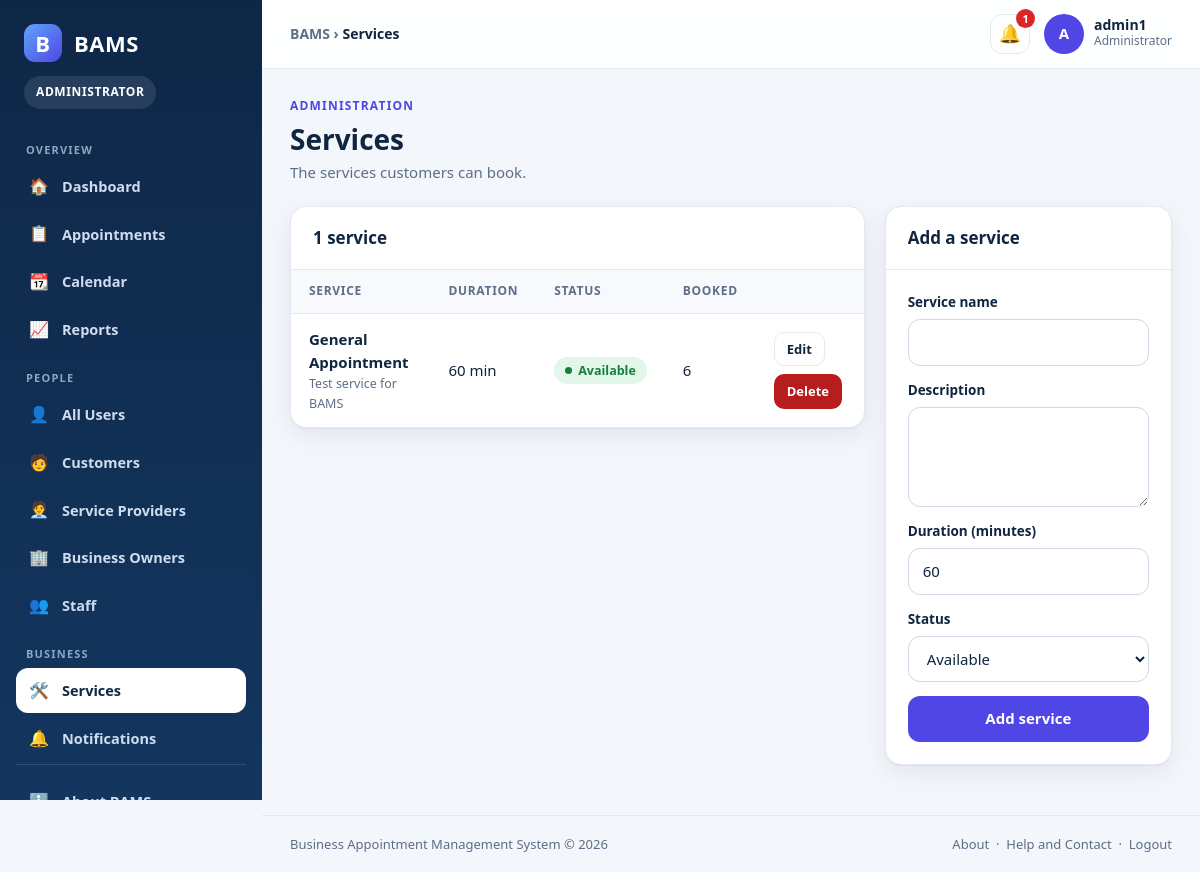
Page /manage_services.php (signed in) on the committed database.
### tables this page shows
CREATE TABLE `services` (
  `service_id` int(11) NOT NULL,
  `service_name` varchar(100) NOT NULL,
  `description` text DEFAULT NULL,
  `duration` int(11) DEFAULT NULL,
  `status` varchar(20) DEFAULT 'Available',
  `created_at` timestamp NOT NULL DEFAULT current_timestamp()
);

### manage_services.php (the view, shortened to what this page needs)
<?php
require_once __DIR__ . "/includes/layout.php";
require_once __DIR__ . "/includes/data.php";
$rows = $conn->query("SELECT s.*, (SELECT COUNT(*) FROM appointments a WHERE a.service_id = s.service_id) AS appts FROM services s ORDER BY s.service_id ASC")->fetch_all(MYSQLI_ASSOC);
$edit = null;
?>
<div class="page-head">
    <div><div class="eyebrow">Administration</div><h1>Services</h1><p>The services customers can book.</p></div>
</div>
<div class="split">
    <div class="card">
        <div class="card-head"><div class="card-title"><?php echo count($rows); ?> service<?php echo count($rows) === 1 ? "" : "s"; ?></div></div>
        <?php if (!$rows): ?>
            <div class="empty"><div class="big">🛠️</div><strong>No services yet</strong>Add your first service on the right.</div>
        <?php else: ?>
        <div class="table-wrap"><table>
            <thead><tr><th>Service</th><th>Duration</th><th>Status</th><th>Booked</th><th></th></tr></thead>
            <tbody>
            <?php foreach ($rows as $r): ?>
                <tr>
                    <td><div class="cell-title"><?php echo e($r["service_name"]); ?></div><div class="cell-sub"><?php echo e($r["description"]); ?></div></td>
                    <td><?php echo (int)$r["duration"]; ?> min</td>
                    <td><?php echo status_badge((string)$r["status"]); ?></td>
                    <td><?php echo (int)$r["appts"]; ?></td>
                    <td><div class="row-actions">
                        <a class="btn btn-ghost btn-sm" href="manage_services.php?edit=<?php echo (int)$r["service_id"]; ?>">Edit</a>
                        <form method="POST" onsubmit="return confirm('Delete this service?');"><button class="btn btn-danger btn-sm">Delete</button></form>
                    </div></td>
                </tr>
            <?php endforeach; ?>
            </tbody>
        </table></div>
        <?php endif; ?>
    </div>
    <div class="card">
        <div class="card-head"><div class="card-title"><?php echo $edit ? "Edit service" : "Add a service"; ?></div></div>
        <div class="card-body">
            <form method="POST" class="grid" style="gap:14px">
                <div class="field"><label>Service name</label><input name="service_name" required maxlength="100" value="<?php echo e($edit["service_name"] ?? ""); ?>"></div>
                <div class="field"><label>Description</label><textarea name="description"><?php echo e($edit["description"] ?? ""); ?></textarea></div>
                <div class="field"><label>Duration (minutes)</label><input type="number" name="duration" min="5" step="5" value="<?php echo (int)($edit["duration"] ?? 60); ?>"></div>
                <div class="field"><label>Status</label><select name="status"><option>Available</option><option <?php echo ($edit["status"] ?? "") === "Unavailable" ? "selected" : ""; ?>>Unavailable</option></select></div>
                <button class="btn" type="submit"><?php echo $edit ? "Save changes" : "Add service"; ?></button>
            </form>
        </div>
    </div>
</div>

### bootstrap.php (shortened to what this page needs)
<?php
function e($value): string
{
    return htmlspecialchars((string)($value ?? ""), ENT_QUOTES, "UTF-8");
}
function status_badge(string $status): string
{
    $s = strtolower(trim($status));
    $cls = "b-info";
    if (in_array($s, ["confirmed", "completed", "available", "active"], true)) {
        $cls = "b-good";
    } elseif (in_array($s, ["booked", "rescheduled", "pending"], true)) {
        $cls = "b-wait";
    } elseif (in_array($s, ["cancelled", "canceled", "rejected", "unavailable", "inactive"], true)) {
        $cls = "b-bad";
    }
    return '<span class="badge ' . $cls . '">' . e($status === "" ? "Unknown" : $status) . "</span>";
}

### bams.css (style rules this page uses)
:root { --bg:#f3f6fb; --surface:#ffffff; --ink:#0f2540; --muted:#5d6e86; --line:#e3e9f2; --primary:#2563eb; --primary-d:#1d4ed8; --primary-l:#e8effe; --navy:#0e2747; --navy-2:#13365f; --good:#15803d; --good-l:#e3f6ea; --wait:#b45309; --wait-l:#fdf1dc; --bad:#b91c1c; --bad-l:#fde7e7; --info:#0369a1; --info-l:#e0f2fb; --accent:#2563eb; --accent-l:#e8effe; --radius:16px; --shadow:0 1px 2px rgba(15,37,64,.05),0 8px 24px rgba(15,37,64,.07); --font:"Segoe UI",system-ui,-apple-system,"Helvetica Neue",Arial,sans-serif; }
body.role-admin { --accent:#4f46e5;--accent-l:#eceafd }
* { box-sizing:border-box }
html { scroll-behavior:smooth }
body { margin:0;font-family:var(--font);background:var(--bg);color:var(--ink);font-size:15px;line-height:1.55 }
a { color:var(--primary);text-decoration:none }
h1,h2,h3,h4 { margin:0 0 .4em;line-height:1.25 }
.page-head { display:flex;justify-content:space-between;align-items:flex-end;gap:16px;flex-wrap:wrap;margin-bottom:22px }
.page-head h1 { font-size:28px;margin:0 }
.page-head p { margin:4px 0 0;color:var(--muted) }
.eyebrow { font-size:12px;letter-spacing:1.2px;text-transform:uppercase;font-weight:800;color:var(--accent);margin-bottom:6px }
.card { background:var(--surface);border:1px solid var(--line);border-radius:var(--radius);box-shadow:var(--shadow);margin-bottom:22px;overflow:hidden }
.card-head { display:flex;justify-content:space-between;align-items:center;gap:14px;flex-wrap:wrap;padding:18px 22px;border-bottom:1px solid var(--line) }
.card-title { font-size:17px;font-weight:800 }
.card-body { padding:22px }
.grid { display:grid;gap:20px }
.split { display:grid;grid-template-columns:minmax(0,2fr) minmax(0,1fr);gap:20px;align-items:start }
.table-wrap { overflow-x:auto }
table { width:100%;border-collapse:collapse }
th { background:#f7f9fd;color:var(--muted);text-align:left;font-size:12px;letter-spacing:.7px;text-transform:uppercase;padding:12px 18px;white-space:nowrap;border-bottom:1px solid var(--line) }
td { padding:14px 18px;border-bottom:1px solid var(--line);vertical-align:middle }
tr:last-child td { border-bottom:0 }
.cell-title { font-weight:700 }
.cell-sub { font-size:12.5px;color:var(--muted) }
.row-actions { display:flex;gap:8px;flex-wrap:wrap }
.badge { display:inline-flex;align-items:center;gap:6px;padding:4px 11px;border-radius:999px;font-size:12.5px;font-weight:700;white-space:nowrap }
.badge::before { content:"";width:7px;height:7px;border-radius:50%;background:currentColor }
.b-good { background:var(--good-l);color:var(--good) }
.btn { display:inline-flex;align-items:center;justify-content:center;gap:8px;padding:10px 18px;border-radius:12px;border:1px solid transparent;background:var(--accent);color:#fff;font:inherit;font-weight:700;cursor:pointer;text-decoration:none;transition:.15s }
.btn-ghost { background:#fff;color:var(--ink);border-color:var(--line) }
.btn-danger { background:var(--bad) }
.btn-sm { padding:6px 12px;font-size:13px;border-radius:10px }
.field { display:flex;flex-direction:column;gap:6px }
label { font-weight:700;font-size:13.5px }
input,select,textarea { font:inherit;color:var(--ink);background:#fff;border:1px solid #cfd8e6;border-radius:12px;padding:11px 14px;width:100%;transition:.15s }
textarea { min-height:100px;resize:vertical }

### rows in the picture
services: service_name "General Appointment", description "Test service for BAMS", duration "60", status "Available", appts "6"

### other values in the picture
$role "ADMINISTRATOR"
$group[0] "OVERVIEW"
$item[2] "🏠"
$item[1] "Dashboard"
$item[2] "📋"
$item[1] "Appointments"
$item[2] "📆"
$item[1] "Calendar"
$item[2] "📈"
$item[1] "Reports"
$group[0] "PEOPLE"
$item[2] "👤"
$item[1] "All Users"
$item[2] "🧑"
$item[1] "Customers"
